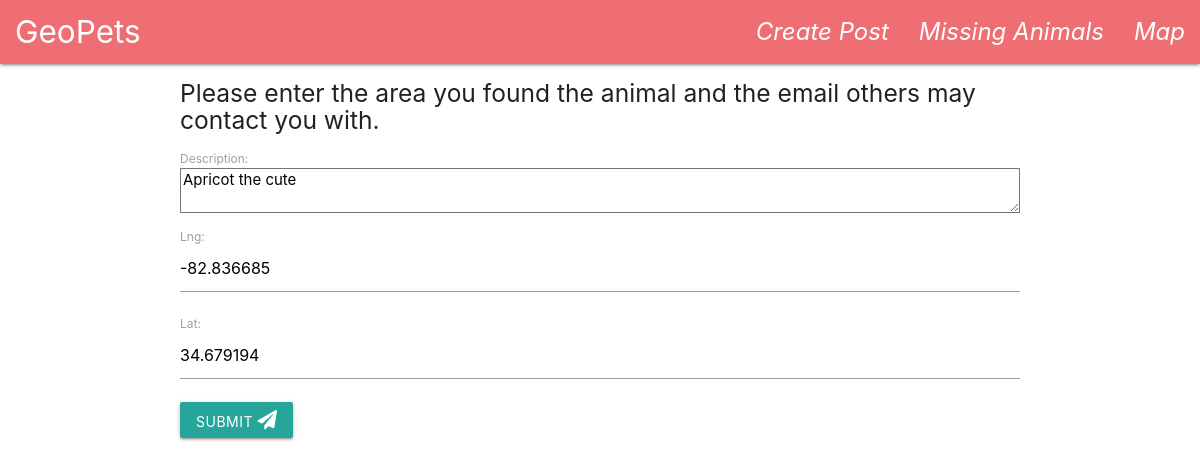
The app's page /geopet/update/13 with its own data.
### findpet/models.py (models this page shows, shortened)
class pet(models.Model):
    description = models.TextField()
    lng = models.DecimalField(max_digits = 9, decimal_places = 6)
    lat = models.DecimalField(max_digits = 9, decimal_places = 6)
    date_published = models.DateTimeField(auto_now_add = True)
    image = models.ImageField(upload_to = 'pet_pics/', default = 'pet_pics/None/no-img.jpg')

### findpet/views.py (the view)
# urls.py: path('geopet/update/<int:pk>', views.descriptionUpdateView.as_view(), name = 'update'),
class descriptionUpdateView(UpdateView):
    model = pet
    fields = ['description', 'lng', 'lat']

### findpet/templates/findpet/pet_form.html (shortened to what this page needs)
{% extends 'container.html' %}
{% block content %}
<form method = "post" enctype = "multipart/form-data">
    <h5>
        Please enter the area you found the animal and the email others may contact you with.
    </h5>
    {{ form.as_p }}
    <button class="btn waves-effect waves-light" type="submit" name="action">Submit
            <i class="fas fa-paper-plane"></i>
          </button>
</form>
{% endblock %}

### records on screen
pet: description "Apricot the cute", lng "-82.836685", lat "34.679194"
